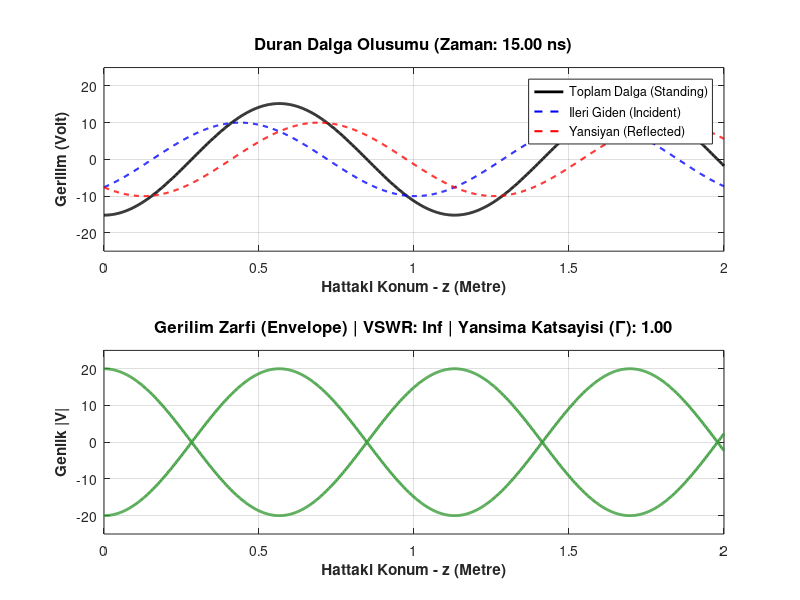

MATLAB code for this plot:
% =========================================================================
% MICROVAWE ENGINEERING: TRANSMISSION LINE STANDING WAVE SIMULATION
% Author: Yunus Kunduz
% Description: Simulates forward and backward voltage waves on a lossless 
% transmission line, demonstrating the formation of standing waves and VSWR.
% =========================================================================

clc; clear; close all;

%% --- 1. PARAMETRE TANIMLAMALARI ---
V_inc = 10;           % Ileri giden dalga genligi (Incident Wave) [Volt]
V_ref = 10;           % Yansiyan dalga genligi (Reflected Wave) [Volt]
w = 1e9;              % Acisal frekans (Angular Frequency) [rad/s]
c = 3e8;              % Isik hizi (Speed of Light) [m/s]
v_p = 0.6 * c;        % Dielektrik ortamdaki yayilim hizi (Phase Velocity)

% Yayilim Sabiti (Propagation Constant) -> gamma = alpha + j*beta
% Kayipsiz hat (Lossless) oldugu icin alpha = 0.
gamma = 0 + 1i * (w / v_p); 

L = 2;                % Iletim hatti uzunlugu [Metre]
z = linspace(0, L, 1000); % Uzaysal eksen (Mekan)

%% --- 2. MUHENDISLIK HESAPLAMALARI ---
Gamma_L = V_ref / V_inc;                                % Yansima Katsayisi
VSWR = (1 + abs(Gamma_L)) / (1 - abs(Gamma_L));         % Duran Dalga Orani (Voltage Standing Wave Ratio)

%% --- 3. ANIMASYON VE GRAFIKLER ---
% Animasyon penceremizi profesyonel bir sekilde ayarlayalim
fig = figure('Name', 'Transmission Line Simulation', 'Color', 'w', 'Position', [100, 100, 800, 600]);

for t = 0:(1e-10):(15e-9) % Animasyon dongusu
    
    % Dalga Denklemleri (Zaman ve Mekana Bagli)
    V_forward  = V_inc * exp(-gamma * z) * exp(1i * w * t);
    V_backward = V_ref * exp(gamma * z) * exp(1i * w * t);
    V_total    = V_forward + V_backward; % Toplam gerilim (Standing Wave)
    
    clf; % Ekrani temizle
    
    % --- UST GRAFIK: Dinamik Dalga Yayilimi ---
    subplot(2,1,1);
    plot(z, real(V_total), 'k', 'LineWidth', 2); hold on;
    plot(z, real(V_forward), 'b--', 'LineWidth', 1.5);
    plot(z, real(V_backward), 'r--', 'LineWidth', 1.5);
    hold off;
    
    % Formatlama
    title(sprintf('Duran Dalga Olusumu (Zaman: %.2f ns)', t * 1e9), 'FontSize', 12);
    xlabel('Hattaki Konum - z (Metre)', 'FontWeight', 'bold');
    ylabel('Gerilim (Volt)', 'FontWeight', 'bold');
    axis([0 L -25 25]);
    grid on;
    legend('Toplam Dalga (Standing)', 'Ileri Giden (Incident)', 'Yansiyan (Reflected)', 'Location', 'northeast');
    
    % --- ALT GRAFIK: Gerilim Zarfi (Voltage Envelope) ---
    subplot(2,1,2);
    plot(z, abs(V_total), 'LineWidth', 2, 'Color', [0.2 0.6 0.2]); % Maksimum tepe noktalar
    hold on;
    plot(z, -abs(V_total), 'LineWidth', 2, 'Color', [0.2 0.6 0.2]); % Minimum dip noktalar
    hold off;
    
    % Formatlama
    title(sprintf('Gerilim Zarfi (Envelope) | VSWR: %.2f | Yansima Katsayisi (\\Gamma): %.2f', VSWR, Gamma_L), 'FontSize', 12);
    xlabel('Hattaki Konum - z (Metre)', 'FontWeight', 'bold');
    ylabel('Genlik |V|', 'FontWeight', 'bold');
    axis([0 L -25 25]);
    grid on;
    
    drawnow(); % Animasyonu kare kare ekrana bas
end
